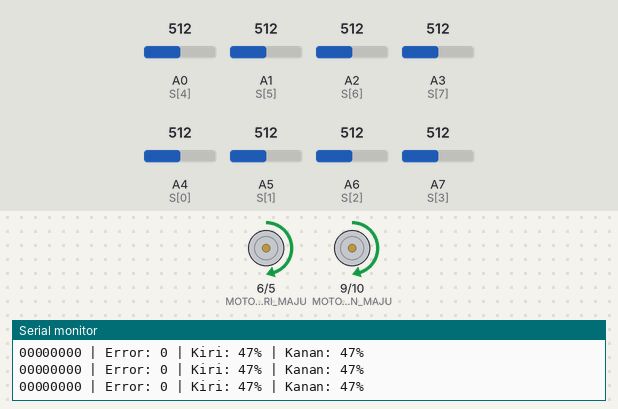
Recording of a sketch running on a simulated Arduino Nano, built with avr-gcc and run on an emulated ATmega328P. Parts: motor-driver pin pairs drawn as motors (green arrow = first pin HIGH = forward, orange = second pin HIGH = backward, longer = more drive), the last lines printed to the serial monitor. Inputs (shaded band) come from the test bench; at power-on: A2 (S[6]) = 512, A0 (S[4]) = 512, A1 (S[5]) = 512, A4 (S[0]) = 512, A3 (S[7]) = 512, A5 (S[1]) = 512, A6 (S[2]) = 512, A7 (S[3]) = 512.

Above: at 1.2 s.
1.3 s: A2 (S[6]) set to 484
At 1.7 s:
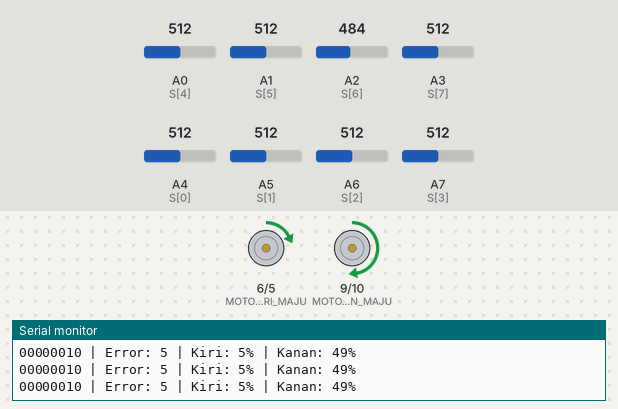
2.8 s: A0 (S[4]) set to 481
At 4.0 s:
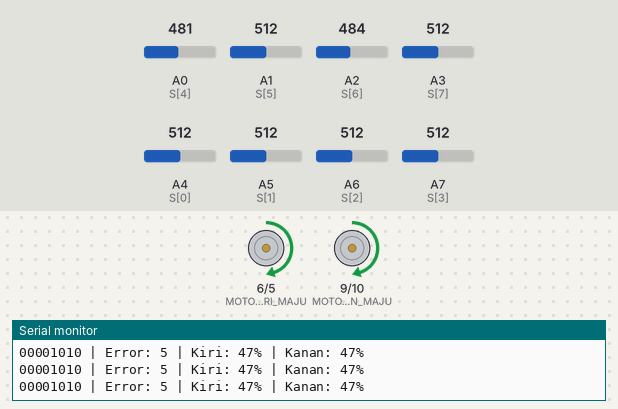
5.8 s: A0 (S[4]) set to 510
At 6.8 s:
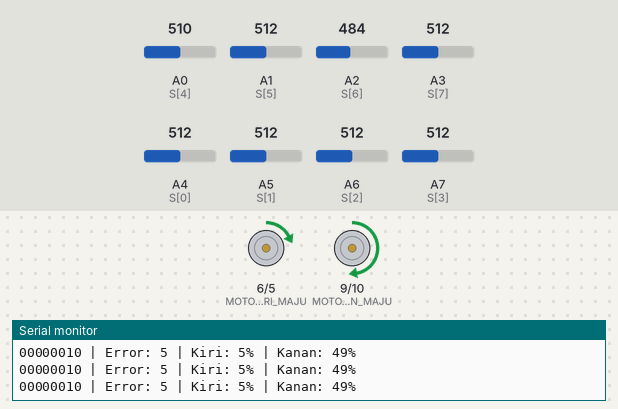
7.3 s: A1 (S[5]) set to 489
At 7.9 s:
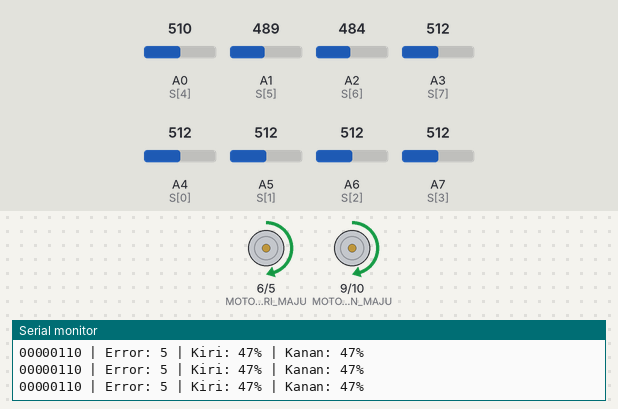
10.3 s: A1 (S[5]) set to 510
At 11.3 s:
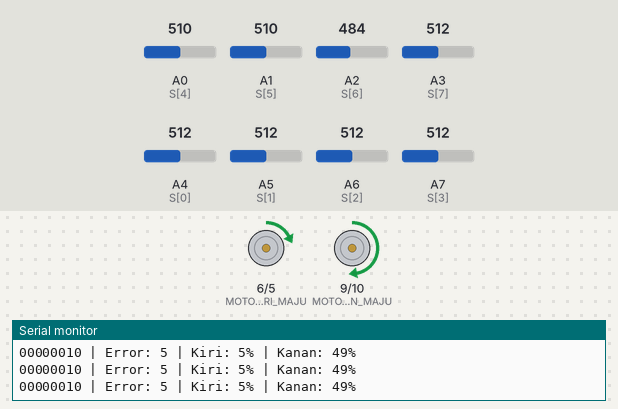
13.3 s: A4 (S[0]) set to 490
At 14.6 s:
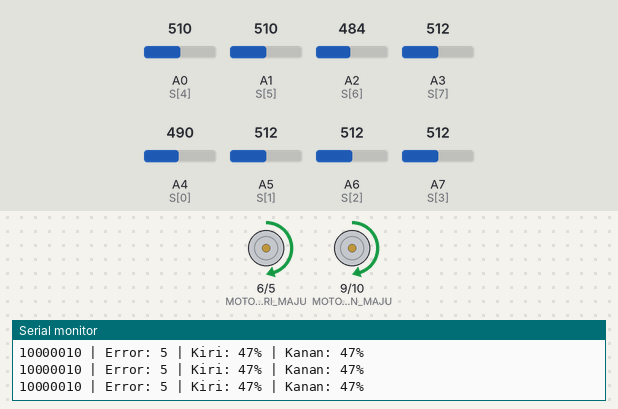
Timing chart, 0 to 16.3 s (numbered marks = the images above; inputs shaded):
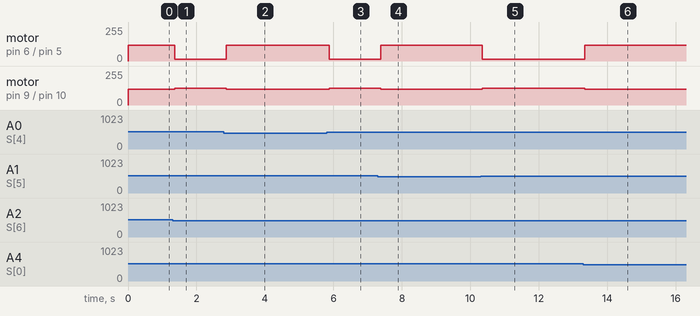

The sketch:

modul-03.ino
```cpp
// =====================================================
// PROGRAM LINE FOLLOWER 8 SENSOR - MODUL 3 PRAKTIKUM
// REV: 10 APRIL 2026
// NOTE: menampilkan pola bentuk string
// =====================================================

// ================= PIN SENSOR =================
// A4=S1, A5=S2, A6=S3, A7=S4, A0=S5, A1=S6, A2=S7, A3=S8
int S[8] = {A4, A5, A6, A7, A0, A1, A2, A3};

int MOTOR_KIRI_MAJU = 6;
int MOTOR_KIRI_MUNDUR = 5;
int MOTOR_KANAN_MAJU = 9;
int MOTOR_KANAN_MUNDUR = 10;

int sensor[8];
int error = 0;
int lastError = 0;
const int THRESHOLD = 500;

void setup() {
  Serial.begin(9600);
  pinMode(MOTOR_KIRI_MAJU, OUTPUT);
  pinMode(MOTOR_KIRI_MUNDUR, OUTPUT);
  pinMode(MOTOR_KANAN_MAJU, OUTPUT);
  pinMode(MOTOR_KANAN_MUNDUR, OUTPUT);
}

void loop() {
  // Membaca Sensor
  for (int i = 0; i < 8; i++) {
    int nilai = analogRead(S[i]);
    if (nilai < THRESHOLD)
      sensor[i] = 1;
    else
      sensor[i] = 0;
  }

  // Membuat string untuk POLA
  String pola = "";
  for (int i = 0; i < 8; i++) {
    Serial.print(sensor[i]);
    pola += sensor[i];
  }

  int pwm_kiri = 0;
  int pwm_kanan = 0;

  // ===== LOGIKA =====
  if (pola == "10000000") {
    error = -6;
    pwm_kiri = 127;
    pwm_kanan = 0;
  } else if (pola == "11000000") {
    error = -5;
    pwm_kiri = 127;
    pwm_kanan = 13;
  } else if (pola == "01000000") {
    error = -4;
    pwm_kiri = 127;
    pwm_kanan = 25;
  } else if (pola == "01100000") {
    error = -3;
    pwm_kiri = 127;
    pwm_kanan = 38;
  } else if (pola == "00100000") {
    error = -2;
    pwm_kiri = 127;
    pwm_kanan = 51;
  } else if (pola == "00110000") {
    error = -1;
    pwm_kiri = 127;
    pwm_kanan = 64;
  }
  else if (pola == "00010000") {
    error = 0;
    pwm_kiri = 127;
    pwm_kanan = 76;
  } else if (pola == "00011000") {
    error = 0;
    pwm_kiri = 153;
    pwm_kanan = 153;
  } else if (pola == "00001000") {
    error = 0;
    pwm_kiri = 76;
    pwm_kanan = 127;
  }
  else if (pola == "00001100") {
    error = 2;
    pwm_kiri = 51;
    pwm_kanan = 127;
  } else if (pola == "00000100") {
    error = 3;
    pwm_kiri = 38;
    pwm_kanan = 127;
  } else if (pola == "00000011") {
    error = 4;
    pwm_kiri = 25;
    pwm_kanan = 127;
  } else if (pola == "00000010") {
    error = 5;
    pwm_kiri = 13;
    pwm_kanan = 127;
  } else if (pola == "00000001") {
    error = 6;
    pwm_kiri = 0;
    pwm_kanan = 127;
  }
  else {
    // menyimpan lastError jika tidak
    // tidak sesuai pola
    error = lastError;
    pwm_kiri = 120;
    pwm_kanan = 120;
  }

  lastError = error;

  int nilai_persen_kiri = (pwm_kiri * 100) / 255;
  int nilai_persen_kanan = (pwm_kanan * 100) / 255;

  Serial.print(" | Error: ");
  Serial.print(error);
  Serial.print(" | Kiri: ");
  Serial.print(nilai_persen_kiri);
  Serial.print("%");
  Serial.print(" | Kanan: ");
  Serial.print(nilai_persen_kanan);
  Serial.println("%");

  analogWrite(MOTOR_KIRI_MAJU, pwm_kiri);
  analogWrite(MOTOR_KANAN_MAJU, pwm_kanan);
  digitalWrite(MOTOR_KIRI_MUNDUR, LOW);
  digitalWrite(MOTOR_KANAN_MUNDUR, LOW);

  delay(10);
}
```

Measured:
- the behaviour switches between 500 and 499 on A2 (S[6]) (found by bisection; images 0 and 1)
- the behaviour switches between 500 and 499 on A0 (S[4]) (found by bisection; images 1 and 2)
- the behaviour switches between 500 and 499 on A1 (S[5]) (found by bisection; images 3 and 4)
- after the input at 1.3 s, motor on pin 6 (MOTOR_KIRI_MAJU) / pin 5 (MOTOR_KIRI_MUNDUR): forward 120/255 → forward 13/255 after 0.07 s; motor on pin 9 (MOTOR_KANAN_MAJU) / pin 10 (MOTOR_KANAN_MUNDUR): forward 120/255 → forward 127/255 after 0.07 s
- after the input at 2.8 s, motor on pin 6 (MOTOR_KIRI_MAJU) / pin 5 (MOTOR_KIRI_MUNDUR): forward 13/255 → forward 120/255 after 0.07 s; motor on pin 9 (MOTOR_KANAN_MAJU) / pin 10 (MOTOR_KANAN_MUNDUR): forward 127/255 → forward 120/255 after 0.07 s
- after the input at 5.8 s, motor on pin 6 (MOTOR_KIRI_MAJU) / pin 5 (MOTOR_KIRI_MUNDUR): forward 120/255 → forward 13/255 after 0.08 s; motor on pin 9 (MOTOR_KANAN_MAJU) / pin 10 (MOTOR_KANAN_MUNDUR): forward 120/255 → forward 127/255 after 0.08 s
- after the input at 7.3 s, motor on pin 6 (MOTOR_KIRI_MAJU) / pin 5 (MOTOR_KIRI_MUNDUR): forward 13/255 → forward 120/255 after 0.08 s; motor on pin 9 (MOTOR_KANAN_MAJU) / pin 10 (MOTOR_KANAN_MUNDUR): forward 127/255 → forward 120/255 after 0.08 s
- after the input at 10.3 s, motor on pin 6 (MOTOR_KIRI_MAJU) / pin 5 (MOTOR_KIRI_MUNDUR): forward 120/255 → forward 13/255 at once; motor on pin 9 (MOTOR_KANAN_MAJU) / pin 10 (MOTOR_KANAN_MUNDUR): forward 120/255 → forward 127/255 at once
- after the input at 13.3 s, motor on pin 6 (MOTOR_KIRI_MAJU) / pin 5 (MOTOR_KIRI_MUNDUR): forward 13/255 → forward 120/255 at once; motor on pin 9 (MOTOR_KANAN_MAJU) / pin 10 (MOTOR_KANAN_MUNDUR): forward 127/255 → forward 120/255 at once
